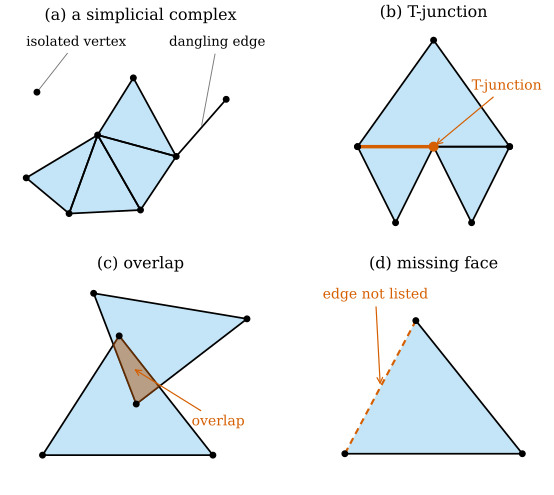

Python code for this plot:
"""Figure 33.1.2: a geometric simplicial complex and three collections of simplices that are not (Section 33.1).

(a) a simplicial complex in R^2: four triangles around the vertex (1, 0.9), a dangling edge and an isolated vertex.
(b) T-junction: the vertex (1, 0) of the two lower triangles lies inside the bottom edge of the upper triangle.
(c) overlap: two triangles whose intersection is a small triangle that is a face of neither.
(d) missing faces: a triangle listed without one of its edges.
Self-check: (a) every pair of triangles meets in a common vertex, a common edge, or not at all (checked by clipping);
in (b) and (c) some pair of triangles meets in a set that is not a common face; the clipped areas are as stated.

Run from the project root:
``PYTHONPATH=tools python3 chapters/33-combinatorial-surfaces/figures/fig-33-1-2-complex-nonexamples.py``
"""

import pathlib
import sys

import dgdec as dd

sys.path.insert(0, str(pathlib.Path(__file__).resolve().parents[1] / "lib"))
from ch33 import ccw, clip, meet_is_common_face, poly_area  # noqa: E402

import dgfig  # noqa: E402

dgfig.setup()

import matplotlib.pyplot as plt  # noqa: E402
import numpy as np  # noqa: E402
from matplotlib.patches import Polygon  # noqa: E402

C = dgfig.COLORS
RED = C["normal"]


def draw_tri(ax, T, fc=C["region"], alpha=0.35, ec=C["main"], lw=1.3, z=2):
    ax.add_patch(Polygon(np.asarray(T), closed=True, facecolor=fc, alpha=alpha, edgecolor="none", zorder=z))
    ax.add_patch(Polygon(np.asarray(T), closed=True, fill=False, edgecolor=ec, lw=lw, zorder=z + 1))


def dots(ax, P, color=C["main"], ms=4.2, z=6):
    P = np.asarray(P)
    ax.plot(P[:, 0], P[:, 1], "o", color=color, ms=ms, zorder=z)


fig, axs = plt.subplots(2, 2, figsize=(6.0, 5.2))
(axa, axb), (axc, axd) = axs

# ---------------------------------------------------------------- (a) a simplicial complex
Va = np.array([[1.0, 0.9], [0.0, 0.3], [0.6, -0.2], [1.6, -0.15], [2.1, 0.6], [1.5, 1.7], [2.8, 1.4], [0.15, 1.5]])
Fa = [(0, 1, 2), (0, 2, 3), (0, 3, 4), (0, 4, 5)]
for f in Fa:
    draw_tri(axa, Va[list(f)])
axa.plot(*Va[[4, 6]].T, color=C["main"], lw=1.3, zorder=3)          # dangling edge
dots(axa, Va)
for f in Fa:
    for g in Fa:
        if f < g:
            assert meet_is_common_face(Va[list(f)], Va[list(g)])
K = dd.generate_complex([*Fa, (4, 6), (7,)])
assert dd.is_complex(K) and [len(dd.k_simplices(K, k)) for k in range(3)] == [8, 10, 4]
axa.set_title("(a) a simplicial complex", fontsize=12)
axa.annotate("isolated vertex", xy=Va[7], xytext=(0.0, 2.15), fontsize=10, ha="left",
             arrowprops=dict(arrowstyle="-", color=C["aux"], lw=0.7))
axa.annotate("dangling edge", xy=(Va[4] + Va[6]) / 2, xytext=(2.0, 2.15), fontsize=10, ha="left",
             arrowprops=dict(arrowstyle="-", color=C["aux"], lw=0.7))
dgfig.schematic_axes(axa, xlim=(-0.3, 3.5), ylim=(-0.5, 2.4))

# ---------------------------------------------------------------- (b) T-junction
top = np.array([[0.0, 0.0], [2.0, 0.0], [1.0, 1.4]])
bl = np.array([[0.0, 0.0], [1.0, 0.0], [0.5, -1.0]])
br = np.array([[1.0, 0.0], [2.0, 0.0], [1.5, -1.0]])
for T in (top, bl, br):
    draw_tri(axb, T)
dots(axb, np.vstack([top, bl, br]))
assert not meet_is_common_face(top, bl) and not meet_is_common_face(top, br)
assert meet_is_common_face(bl, br)
axb.plot(*bl[[0, 1]].T, color=RED, lw=2.6, zorder=4)                # top ∩ bl: a face of bl only
axb.plot(1.0, 0.0, "o", color=RED, ms=6.5, zorder=7)
axb.annotate("T-junction", xy=(1.0, 0.0), xytext=(1.5, 0.75), fontsize=10.5, color=RED,
             arrowprops=dict(arrowstyle="->", color=RED, lw=0.9))
axb.set_title("(b) T-junction", fontsize=12)
dgfig.schematic_axes(axb, xlim=(-0.3, 2.3), ylim=(-1.2, 1.6))

# ---------------------------------------------------------------- (c) overlap
t1 = np.array([[0.0, 0.0], [2.0, 0.0], [0.9, 1.4]])
t2 = np.array([[1.1, 0.6], [2.4, 1.6], [0.6, 1.9]])
for T in (t1, t2):
    draw_tri(axc, T)
dots(axc, np.vstack([t1, t2]))
I = clip(ccw(t1), ccw(t2))
assert poly_area(I) > 0.05 and not meet_is_common_face(t1, t2)
axc.add_patch(Polygon(np.array(I), closed=True, facecolor=RED, alpha=0.45, edgecolor=RED, lw=1.2, zorder=5))
axc.annotate("overlap", xy=np.mean(I, 0), xytext=(1.75, 0.35), fontsize=10.5, color=RED,
             arrowprops=dict(arrowstyle="->", color=RED, lw=0.9))
axc.set_title("(c) overlap", fontsize=12)
dgfig.schematic_axes(axc, xlim=(-0.3, 2.6), ylim=(-0.4, 2.1))

# ---------------------------------------------------------------- (d) missing face
t = np.array([[0.0, 0.0], [2.0, 0.0], [0.8, 1.5]])
axd.add_patch(Polygon(t, closed=True, facecolor=C["region"], alpha=0.35, edgecolor="none", zorder=2))
axd.plot(*t[[0, 1]].T, color=C["main"], lw=1.3, zorder=3)
axd.plot(*t[[1, 2]].T, color=C["main"], lw=1.3, zorder=3)
axd.plot(*t[[2, 0]].T, color=RED, lw=1.6, ls=(0, (3, 2.2)), zorder=3)
dots(axd, t)
Kd = {(0,), (1,), (2,), (0, 1), (1, 2), (0, 1, 2)}
assert not dd.is_complex(Kd)
axd.annotate("edge not listed", xy=(t[0] + t[2]) / 2, xytext=(-0.25, 1.75), fontsize=10.5, color=RED,
             arrowprops=dict(arrowstyle="->", color=RED, lw=0.9))
axd.set_title("(d) missing face", fontsize=12)
dgfig.schematic_axes(axd, xlim=(-0.3, 2.3), ylim=(-0.4, 2.0))

fig.subplots_adjust(left=0.01, right=0.99, top=0.94, bottom=0.01, wspace=0.08, hspace=0.18)
dgfig.save(fig, __file__)
